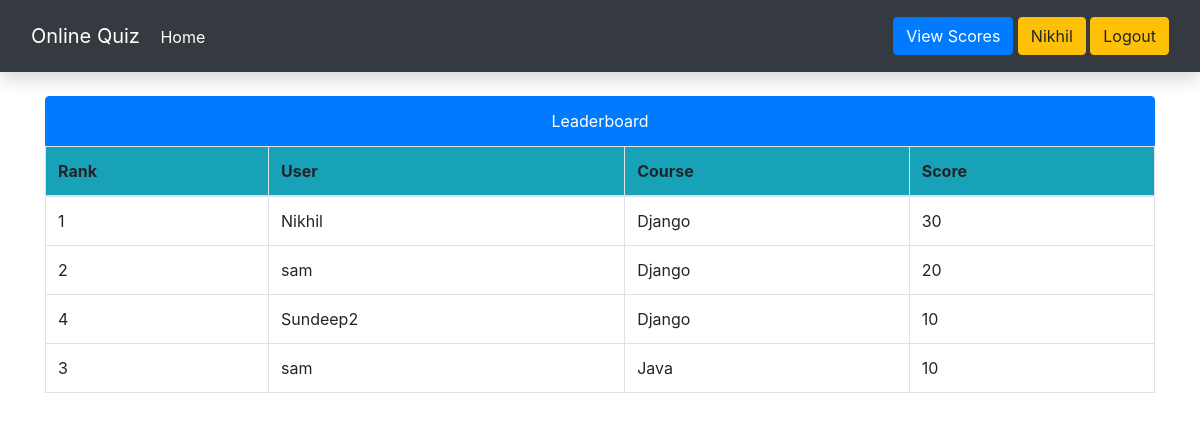
The app's page /leaderboard (signed in) with its own data.
### quiz/models.py (models this page shows, shortened)
class ScoreBoard(models.Model):
    course = models.ForeignKey(Course, on_delete=models.CASCADE)
    user = models.ForeignKey(User, on_delete=models.CASCADE)
    score = models.IntegerField()

class Course(models.Model):
   course_name = models.CharField(max_length=50)

### quiz/views.py (the view)
# urls.py: path('leaderboard', views.leaderboard,name="leaderboard"),
@login_required(login_url='/user/login')
@csrf_exempt
def leaderboard(request):
    scores = (ScoreBoard.objects.all().order_by('-score', 'user'))
    context = {'score' : scores}
    return render(request, 'leaderboard.html', context)

### templates/leaderboard.html (shortened to what this page needs)
{% extends "base.html" %}
{% block content %}
<div class="container mt-4">
    <ul class="list-group">
        <li class="list-group-item active text-center text-white">Leaderboard</li>
        {% if score %}
        <table class="table table-bordered table-hover">
          <thead class="bg-info">
            <tr>
              <th scope="col">Rank</th>
              <th scope="col">User</th>
              <th scope="col">Course</th>
              <th scope="col">Score</th>
            </tr>
          </thead>
          <tbody>
          {% for s in score %}
          {% if s.course.course_name == "Django" %}
              <tr>
                  <td>{{ forloop.counter }}</td>
                  <td>{{s.user}}</td>
                  <td>{{s.course.course_name}}</td>
                  <td>{{s.score}}</td>
              </tr>
              {% endif %}
          {% endfor %}
              {% for s in score %}
              {% if s.course.course_name == "Java" %}
              <tr>
                <td>{{ forloop.counter }}</td>
                <td>{{s.user}}</td>
                <td>{{s.course.course_name}}</td>
                <td>{{s.score}}</td>
            </tr>
           {% endif %}
            {% endfor %}
          </tbody>
        </table>
    {% endif %}
      </ul>
    </div>
{% endblock %}

### templates/base.html (shortened to what this page needs)
<!doctype html>
<html lang="en">
  <head>
    <link href="https://cdn.jsdelivr.net/npm/bootstrap@5.2.2/dist/css/bootstrap.min.css" rel="stylesheet">
    <link rel="stylesheet" href="https://maxcdn.bootstrapcdn.com/bootstrap/4.5.2/css/bootstrap.min.css">
  </head>
  <body>
    <nav class="navbar navbar-dark navbar-expand-sm bg-dark shadow p-3">
      <div class="container-fluid">
          <div class="navbar-header">
                <a class="navbar-brand" href="/">Online Quiz</a>
                <a class="text-white" href="/">Home</a>
          </div>
          <ul class="nav navbar-nav navbar-right">
              {% if user.is_authenticated %}
              <li>
                  <a class="btn btn-primary" href="{% url 'view_score' %}">View Scores</a>
                  <a class="btn btn-warning" href="#">{{ user.username }}</a>
                  <a class="btn btn-warning" href="/user/logout">Logout</a>
              </li>
              {% else %}
              <li>
                        <a class="btn btn-primary" href="/user/login">Login</a>
                        <a class="btn btn-success" href="/user/register">Register</a>
              </li>
              {% endif %}
          </ul>
      </div>
  </nav>
    {% block content %}
    {% endblock %}
  </body>
</html>

### records on screen
ScoreBoard: user "Nikhil", course.course_name "Django", score "30"
ScoreBoard: user "sam", course.course_name "Django", score "20"
ScoreBoard: user "Sundeep2", course.course_name "Django", score "10"
ScoreBoard: user "sam", course.course_name "Java", score "10"

### other values on screen
{{ user.username }} "Nikhil"
